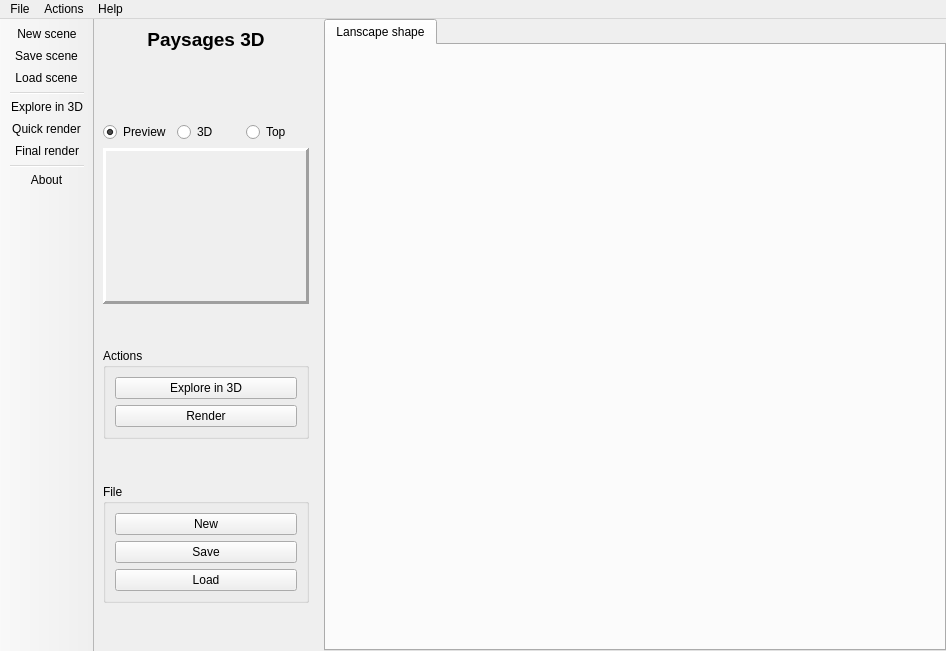
<?xml version="1.0" encoding="UTF-8"?>
<ui version="4.0">
 <class>MainWindow</class>
 <widget class="QMainWindow" name="MainWindow">
  <property name="geometry">
   <rect>
    <x>0</x>
    <y>0</y>
    <width>946</width>
    <height>651</height>
   </rect>
  </property>
  <property name="windowTitle">
   <string>Paysages 3D</string>
  </property>
  <property name="windowIcon">
   <iconset resource="../../../data/ui_pictures.qrc">
    <normaloff>:/logo/images/logo_32.png</normaloff>:/logo/images/logo_32.png</iconset>
  </property>
  <widget class="QWidget" name="centralwidget">
   <layout class="QHBoxLayout" name="horizontalLayout">
    <property name="leftMargin">
     <number>0</number>
    </property>
    <property name="topMargin">
     <number>0</number>
    </property>
    <property name="rightMargin">
     <number>0</number>
    </property>
    <property name="bottomMargin">
     <number>0</number>
    </property>
    <item>
     <widget class="QWidget" name="tool_panel" native="true">
      <layout class="QVBoxLayout" name="verticalLayout">
       <item>
        <widget class="QLabel" name="label">
         <property name="text">
          <string>&lt;html&gt;&lt;head/&gt;&lt;body&gt;&lt;p&gt;&lt;span style=&quot; font-size:14pt; font-weight:600;&quot;&gt;Paysages 3D&lt;/span&gt;&lt;/p&gt;&lt;p&gt;&lt;img src=&quot;:/logo/images/logo_32.png&quot;/&gt;&lt;/p&gt;&lt;/body&gt;&lt;/html&gt;</string>
         </property>
         <property name="textFormat">
          <enum>Qt::RichText</enum>
         </property>
         <property name="alignment">
          <set>Qt::AlignCenter</set>
         </property>
        </widget>
       </item>
       <item>
        <spacer name="verticalSpacer_3">
         <property name="orientation">
          <enum>Qt::Vertical</enum>
         </property>
         <property name="sizeHint" stdset="0">
          <size>
           <width>20</width>
           <height>40</height>
          </size>
         </property>
        </spacer>
       </item>
       <item>
        <layout class="QHBoxLayout" name="horizontalLayout_2">
         <item>
          <widget class="QRadioButton" name="radioButton_3">
           <property name="text">
            <string>Preview</string>
           </property>
           <property name="checked">
            <bool>true</bool>
           </property>
          </widget>
         </item>
         <item>
          <widget class="QRadioButton" name="radioButton_2">
           <property name="text">
            <string>3D</string>
           </property>
          </widget>
         </item>
         <item>
          <widget class="QRadioButton" name="radioButton">
           <property name="text">
            <string>Top</string>
           </property>
          </widget>
         </item>
        </layout>
       </item>
       <item>
        <widget class="QFrame" name="frame">
         <property name="frameShape">
          <enum>QFrame::Panel</enum>
         </property>
         <property name="frameShadow">
          <enum>QFrame::Raised</enum>
         </property>
         <property name="lineWidth">
          <number>3</number>
         </property>
         <layout class="QVBoxLayout" name="verticalLayout_2">
          <property name="spacing">
           <number>0</number>
          </property>
          <property name="sizeConstraint">
           <enum>QLayout::SetMinimumSize</enum>
          </property>
          <property name="leftMargin">
           <number>0</number>
          </property>
          <property name="topMargin">
           <number>0</number>
          </property>
          <property name="rightMargin">
           <number>0</number>
          </property>
          <property name="bottomMargin">
           <number>0</number>
          </property>
          <item>
           <widget class="QWidget" name="widget" native="true">
            <property name="minimumSize">
             <size>
              <width>200</width>
              <height>150</height>
             </size>
            </property>
            <property name="maximumSize">
             <size>
              <width>400</width>
              <height>300</height>
             </size>
            </property>
           </widget>
          </item>
         </layout>
         <zorder>widget</zorder>
         <zorder>widget</zorder>
        </widget>
       </item>
       <item>
        <spacer name="verticalSpacer_4">
         <property name="orientation">
          <enum>Qt::Vertical</enum>
         </property>
         <property name="sizeHint" stdset="0">
          <size>
           <width>20</width>
           <height>40</height>
          </size>
         </property>
        </spacer>
       </item>
       <item>
        <widget class="QGroupBox" name="groupBox_2">
         <property name="title">
          <string>Actions</string>
         </property>
         <layout class="QVBoxLayout" name="verticalLayout_3">
          <item>
           <widget class="QPushButton" name="button_explore">
            <property name="text">
             <string>Explore in 3D</string>
            </property>
            <property name="icon">
             <iconset resource="../../../data/ui_pictures.qrc">
              <normaloff>:/buttons/logo/images/explore.png</normaloff>:/buttons/logo/images/explore.png</iconset>
            </property>
            <property name="shortcut">
             <string>F2</string>
            </property>
           </widget>
          </item>
          <item>
           <widget class="QPushButton" name="button_render">
            <property name="text">
             <string>Render</string>
            </property>
            <property name="icon">
             <iconset resource="../../../data/ui_pictures.qrc">
              <normaloff>:/buttons/logo/images/render.png</normaloff>:/buttons/logo/images/render.png</iconset>
            </property>
           </widget>
          </item>
         </layout>
        </widget>
       </item>
       <item>
        <spacer name="verticalSpacer_2">
         <property name="orientation">
          <enum>Qt::Vertical</enum>
         </property>
         <property name="sizeHint" stdset="0">
          <size>
           <width>20</width>
           <height>40</height>
          </size>
         </property>
        </spacer>
       </item>
       <item>
        <widget class="QGroupBox" name="groupBox">
         <property name="title">
          <string>File</string>
         </property>
         <layout class="QVBoxLayout" name="verticalLayout_4">
          <item>
           <widget class="QPushButton" name="button_file_new">
            <property name="text">
             <string>New</string>
            </property>
            <property name="icon">
             <iconset resource="../../../data/ui_pictures.qrc">
              <normaloff>:/buttons/logo/images/new.png</normaloff>:/buttons/logo/images/new.png</iconset>
            </property>
           </widget>
          </item>
          <item>
           <widget class="QPushButton" name="button_file_save">
            <property name="text">
             <string>Save</string>
            </property>
            <property name="icon">
             <iconset resource="../../../data/ui_pictures.qrc">
              <normaloff>:/buttons/logo/images/save.png</normaloff>:/buttons/logo/images/save.png</iconset>
            </property>
           </widget>
          </item>
          <item>
           <widget class="QPushButton" name="button_file_load">
            <property name="text">
             <string>Load</string>
            </property>
            <property name="icon">
             <iconset resource="../../../data/ui_pictures.qrc">
              <normaloff>:/buttons/logo/images/load.png</normaloff>:/buttons/logo/images/load.png</iconset>
            </property>
           </widget>
          </item>
         </layout>
        </widget>
       </item>
       <item>
        <spacer name="verticalSpacer">
         <property name="orientation">
          <enum>Qt::Vertical</enum>
         </property>
         <property name="sizeHint" stdset="0">
          <size>
           <width>20</width>
           <height>40</height>
          </size>
         </property>
        </spacer>
       </item>
      </layout>
     </widget>
    </item>
    <item>
     <widget class="QTabWidget" name="tabs">
      <property name="currentIndex">
       <number>0</number>
      </property>
      <property name="iconSize">
       <size>
        <width>32</width>
        <height>32</height>
       </size>
      </property>
      <widget class="MainTerrainForm" name="tab_terrain">
       <attribute name="icon">
        <iconset resource="../../../data/ui_pictures.qrc">
         <normaloff>:/tabs/images/tab_terrain.png</normaloff>:/tabs/images/tab_terrain.png</iconset>
       </attribute>
       <attribute name="title">
        <string>Lanscape shape</string>
       </attribute>
      </widget>
     </widget>
    </item>
   </layout>
  </widget>
  <widget class="QToolBar" name="toolBar">
   <property name="windowTitle">
    <string>toolBar</string>
   </property>
   <property name="movable">
    <bool>false</bool>
   </property>
   <property name="allowedAreas">
    <set>Qt::LeftToolBarArea</set>
   </property>
   <property name="iconSize">
    <size>
     <width>32</width>
     <height>32</height>
    </size>
   </property>
   <property name="toolButtonStyle">
    <enum>Qt::ToolButtonTextUnderIcon</enum>
   </property>
   <property name="floatable">
    <bool>false</bool>
   </property>
   <attribute name="toolBarArea">
    <enum>LeftToolBarArea</enum>
   </attribute>
   <attribute name="toolBarBreak">
    <bool>false</bool>
   </attribute>
   <addaction name="action_file_new"/>
   <addaction name="action_file_save"/>
   <addaction name="action_file_load"/>
   <addaction name="separator"/>
   <addaction name="action_explore"/>
   <addaction name="action_quick_render"/>
   <addaction name="action_final_render"/>
   <addaction name="separator"/>
   <addaction name="action_about"/>
  </widget>
  <widget class="QMenuBar" name="menuBar">
   <property name="geometry">
    <rect>
     <x>0</x>
     <y>0</y>
     <width>946</width>
     <height>25</height>
    </rect>
   </property>
   <widget class="QMenu" name="menuFile">
    <property name="title">
     <string>File</string>
    </property>
    <addaction name="action_file_new"/>
    <addaction name="action_file_save"/>
    <addaction name="action_file_load"/>
   </widget>
   <widget class="QMenu" name="menuActions">
    <property name="title">
     <string>Actions</string>
    </property>
    <addaction name="action_explore"/>
    <addaction name="action_quick_render"/>
    <addaction name="action_final_render"/>
    <addaction name="action_last_render"/>
   </widget>
   <widget class="QMenu" name="menuHelp">
    <property name="title">
     <string>Help</string>
    </property>
    <addaction name="action_about"/>
   </widget>
   <addaction name="menuFile"/>
   <addaction name="menuActions"/>
   <addaction name="menuHelp"/>
  </widget>
  <action name="action_explore">
   <property name="icon">
    <iconset resource="../../../data/ui_pictures.qrc">
     <normaloff>:/buttons/logo/images/explore.png</normaloff>:/buttons/logo/images/explore.png</iconset>
   </property>
   <property name="text">
    <string>Explore in 3D</string>
   </property>
   <property name="toolTip">
    <string>Start exploring your scenery in real-time 3D</string>
   </property>
   <property name="shortcut">
    <string>F2</string>
   </property>
  </action>
  <action name="action_file_new">
   <property name="icon">
    <iconset resource="../../../data/ui_pictures.qrc">
     <normaloff>:/buttons/logo/images/new.png</normaloff>:/buttons/logo/images/new.png</iconset>
   </property>
   <property name="text">
    <string>New scene</string>
   </property>
   <property name="toolTip">
    <string>Create a virgin scene</string>
   </property>
   <property name="shortcut">
    <string>Ctrl+N</string>
   </property>
  </action>
  <action name="action_file_load">
   <property name="icon">
    <iconset resource="../../../data/ui_pictures.qrc">
     <normaloff>:/buttons/logo/images/load.png</normaloff>:/buttons/logo/images/load.png</iconset>
   </property>
   <property name="text">
    <string>Load scene</string>
   </property>
   <property name="toolTip">
    <string>Load a scenery from a file</string>
   </property>
   <property name="shortcut">
    <string>Ctrl+O</string>
   </property>
  </action>
  <action name="action_file_save">
   <property name="icon">
    <iconset resource="../../../data/ui_pictures.qrc">
     <normaloff>:/buttons/logo/images/save.png</normaloff>:/buttons/logo/images/save.png</iconset>
   </property>
   <property name="text">
    <string>Save scene</string>
   </property>
   <property name="toolTip">
    <string>Save a scenery to a file</string>
   </property>
   <property name="shortcut">
    <string>Ctrl+S</string>
   </property>
  </action>
  <action name="action_quick_render">
   <property name="icon">
    <iconset resource="../../../data/ui_pictures.qrc">
     <normaloff>:/buttons/logo/images/render.png</normaloff>:/buttons/logo/images/render.png</iconset>
   </property>
   <property name="text">
    <string>Quick render</string>
   </property>
   <property name="toolTip">
    <string>Start a quick render</string>
   </property>
   <property name="shortcut">
    <string>F5</string>
   </property>
  </action>
  <action name="action_final_render">
   <property name="icon">
    <iconset resource="../../../data/ui_pictures.qrc">
     <normaloff>:/buttons/logo/images/render.png</normaloff>:/buttons/logo/images/render.png</iconset>
   </property>
   <property name="text">
    <string>Final render</string>
   </property>
   <property name="toolTip">
    <string>Start the final rendering processs</string>
   </property>
   <property name="shortcut">
    <string>Ctrl+F5</string>
   </property>
  </action>
  <action name="action_about">
   <property name="icon">
    <iconset resource="../../../data/ui_pictures.qrc">
     <normaloff>:/buttons/logo/images/about.png</normaloff>:/buttons/logo/images/about.png</iconset>
   </property>
   <property name="text">
    <string>About</string>
   </property>
   <property name="toolTip">
    <string>Display information on this software</string>
   </property>
   <property name="shortcut">
    <string>F1</string>
   </property>
  </action>
  <action name="action_last_render">
   <property name="icon">
    <iconset resource="../../../data/ui_pictures.qrc">
     <normaloff>:/buttons/logo/images/render.png</normaloff>:/buttons/logo/images/render.png</iconset>
   </property>
   <property name="text">
    <string>Show last render</string>
   </property>
   <property name="toolTip">
    <string>Display the last render done</string>
   </property>
   <property name="shortcut">
    <string>F6</string>
   </property>
  </action>
 </widget>
 <customwidgets>
  <customwidget>
   <class>MainTerrainForm</class>
   <extends>QWidget</extends>
   <header>terrain/mainterrainform.h</header>
   <container>1</container>
  </customwidget>
 </customwidgets>
 <resources>
  <include location="../../../data/ui_pictures.qrc"/>
 </resources>
 <connections>
  <connection>
   <sender>button_explore</sender>
   <signal>clicked()</signal>
   <receiver>action_explore</receiver>
   <slot>trigger()</slot>
   <hints>
    <hint type="sourcelabel">
     <x>127</x>
     <y>380</y>
    </hint>
    <hint type="destinationlabel">
     <x>-1</x>
     <y>-1</y>
    </hint>
   </hints>
  </connection>
  <connection>
   <sender>button_render</sender>
   <signal>clicked()</signal>
   <receiver>action_final_render</receiver>
   <slot>trigger()</slot>
   <hints>
    <hint type="sourcelabel">
     <x>213</x>
     <y>425</y>
    </hint>
    <hint type="destinationlabel">
     <x>213</x>
     <y>425</y>
    </hint>
   </hints>
  </connection>
  <connection>
   <sender>button_file_new</sender>
   <signal>clicked()</signal>
   <receiver>action_file_new</receiver>
   <slot>trigger()</slot>
   <hints>
    <hint type="sourcelabel">
     <x>213</x>
     <y>522</y>
    </hint>
    <hint type="destinationlabel">
     <x>-1</x>
     <y>-1</y>
    </hint>
   </hints>
  </connection>
  <connection>
   <sender>button_file_load</sender>
   <signal>clicked()</signal>
   <receiver>action_file_load</receiver>
   <slot>trigger()</slot>
   <hints>
    <hint type="sourcelabel">
     <x>213</x>
     <y>588</y>
    </hint>
    <hint type="destinationlabel">
     <x>-1</x>
     <y>-1</y>
    </hint>
   </hints>
  </connection>
  <connection>
   <sender>button_file_save</sender>
   <signal>clicked()</signal>
   <receiver>action_file_save</receiver>
   <slot>trigger()</slot>
   <hints>
    <hint type="sourcelabel">
     <x>213</x>
     <y>555</y>
    </hint>
    <hint type="destinationlabel">
     <x>-1</x>
     <y>-1</y>
    </hint>
   </hints>
  </connection>
 </connections>
</ui>
